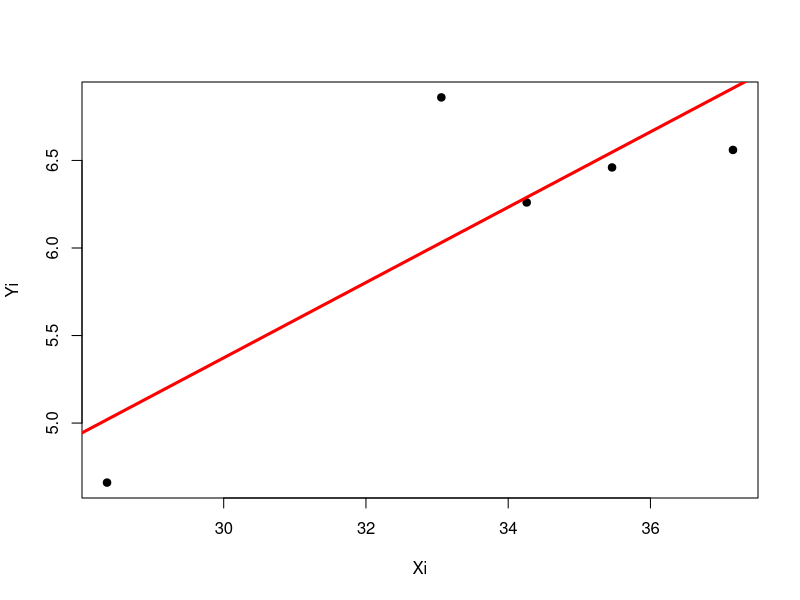

Recreate this plot in R.
Xi = c(34.26, 35.46, 33.06, 37.16, 28.36)
Yi = c(6.26, 6.46, 6.86, 6.56, 4.66)
print('Xi: ')
print(Xi)
print('Yi: ')
print(Yi)

plot(Xi, Yi, pch = 19, col = "black")

abline(lm(Yi ~ Xi), col = "red", lwd = 3)
print("Correlation:")
print(cor(Xi, Yi, method="spearman"))